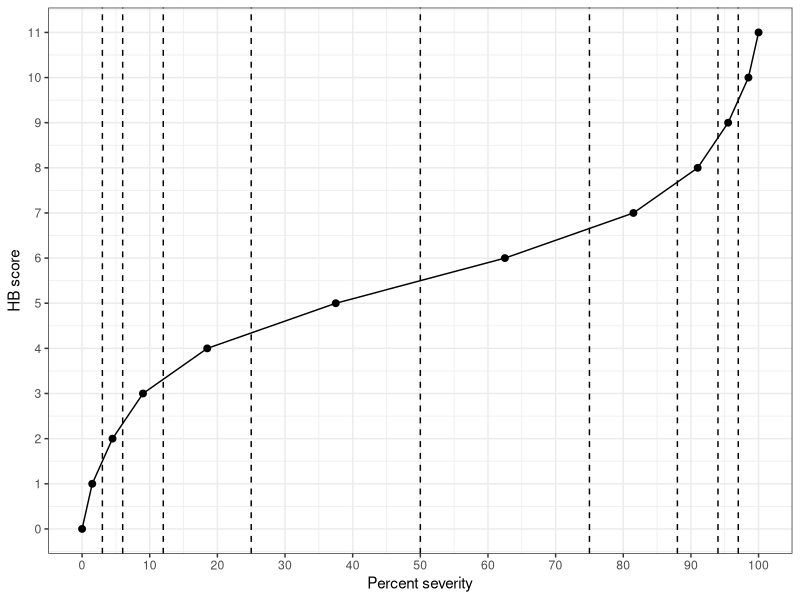

Recreate this plot in R.
## ---- chunk 1
#| label: tbl-HB
#| tbl-cap: "The Horsfal-Barrat quantitative ordinal scale used as a tool for assessing plant disease severity "
HB <- tibble::tribble(
  ~score, ~'range', ~midpoint,
  0,  '0',   0,   
  1,   '0+ to 3', 1.5,   
  2,   '3+ to 6', 4.5,   
  3,  '6+ to 12', 9.0,  
  4,  '12+ to 25', 18.5, 
  5,  '25+ to 50', 37.5, 
  6,  '50+ to 75', 62.5, 
  7,  '75+ to 88', 81.5, 
  8,  '88+ to 94', 91.0, 
  9,  '94+ to 97', 95.5, 
  10, '97+ to 100' , 98.5,  
  11,  '100', 100 
  )
knitr::kable(HB, align = "c")
## ---- chunk 2
#| warning: false
#| message: false
#| label: fig-hb
#| fig-cap: "Ordinal scores of the Horsfal-Barrat scale"
library(tidyverse)
theme_set(theme_bw())
HB |> 
  ggplot(aes(midpoint, score))+
  geom_point(size =2)+
  geom_line()+
  scale_x_continuous(n.breaks = 10)+
  scale_y_continuous(n.breaks =12)+
  geom_vline(aes(xintercept = 3), linetype = 2)+
  geom_vline(aes(xintercept = 6), linetype = 2)+
  geom_vline(aes(xintercept = 12), linetype = 2)+
  geom_vline(aes(xintercept = 25), linetype = 2)+
  geom_vline(aes(xintercept = 50), linetype = 2)+
  geom_vline(aes(xintercept = 75), linetype = 2)+
  geom_vline(aes(xintercept = 88), linetype = 2)+
  geom_vline(aes(xintercept = 94), linetype = 2)+
  geom_vline(aes(xintercept = 97), linetype = 2)+
  labs(x = "Percent severity", y = "HB score")
  
  
## ---- chunk 3
DSI <- function(unit, score, max) {
df <- data.frame(unit, score)
tab <- aggregate(df$score, list(num=score), length)
tab$weight = tab$num * tab$x
(sum(as.numeric(tab$weight)))/(nrow(df)*max)*100
}
## ---- chunk 4
unit <- c(1:12)
score <- c(2,3,1,1,3,4,5,0,2,5,2,1)
scores <- data.frame(unit, score)
scores

## ---- chunk 5
DSI(scores$unit, scores$score, 6)

## ---- chunk 6
exp <- tibble::tribble(
  ~rep, ~`1`, ~`2`, ~`3`, ~`4`, ~`5`, ~`6`, ~`7`, ~`8`, ~`9`, ~`10`, ~`11`,~`12`,
  1, 2, 3, 1, 1, 3, 4, 5, 0, 2, 5, 2, 1,
  2, 3, 4, 4, 6, 5, 4, 4, 0, 2, 1, 1, 5,
  3, 5, 6, 6, 5, 4, 2, 0, 0, 0, 0, 2, 0,
  4, 5, 6, 0, 0, 0, 3, 3, 2, 1, 0, 2, 3, 
  5, 0, 0, 0, 0, 2, 3, 2, 5, 6, 2, 1, 0,
)
exp

## ---- chunk 7
res <- exp |> 
  pivot_longer(2:13, names_to = "unit", values_to = "score") |>
  group_by(rep) |> 
  summarise(DSI = DSI(unit, score, 6))
## ---- chunk 8
knitr::kable(res, align = "c")
